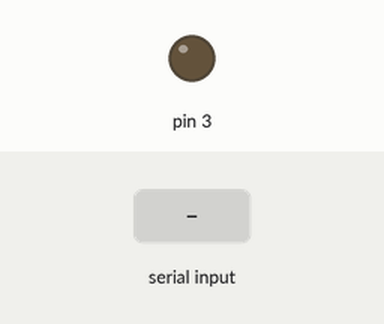
Simulated run of this sketch. Board: Arduino Uno, built with avr-gcc and run on an emulated ATmega328P. Shown: output pins drawn as LEDs (lit = HIGH). The test bench sets the inputs (shaded band).

Above: at 1.2 s.
1.3 s: "acender" received over Serial
At 3.5 s:
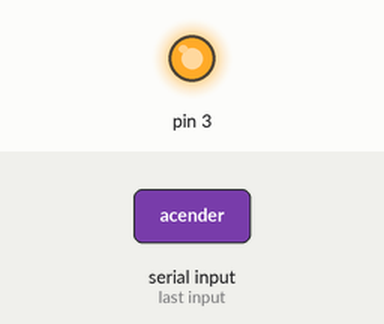
3.8 s: "apagar" received over Serial
At 5.4 s:
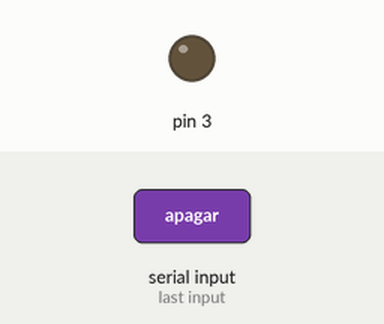
Timing chart, 0 to 6.9 s (numbered marks = the images above; inputs shaded):
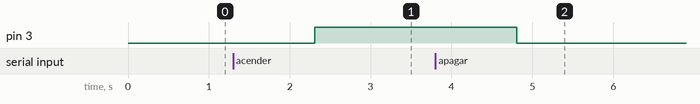

Measured:
- after the input at 1.3 s, pin 3: LOW → HIGH after 1.0 s
- after the input at 3.8 s, pin 3: HIGH → LOW after 1.0 s

The sketch:

seriall6.ino
```cpp
void setup()
{
	Serial.begin(9600);
	pinMode(3,OUTPUT);
}

void loop()
{
	String val = Serial.readString();
	if(val == "acender"){
		digitalWrite(3,HIGH);
	}
	if(val == "apagar"){
		digitalWrite(3,LOW);
	}
}
```
